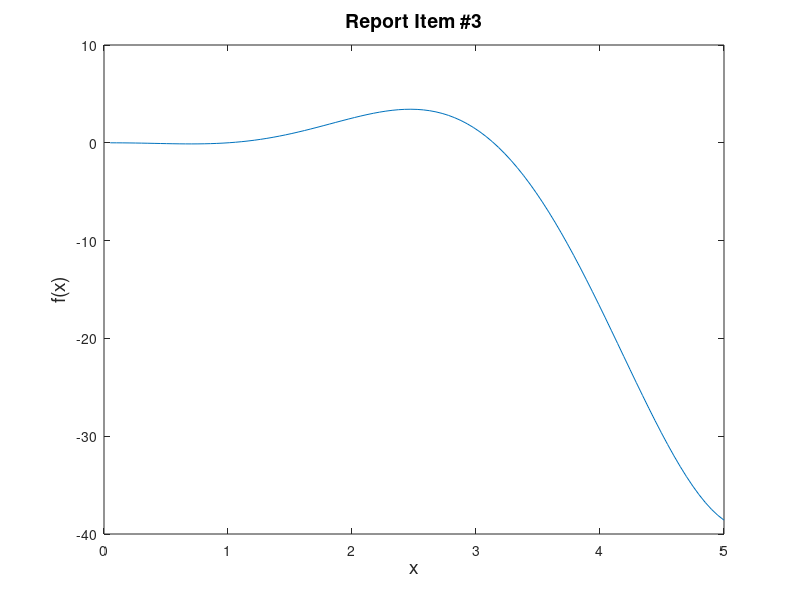
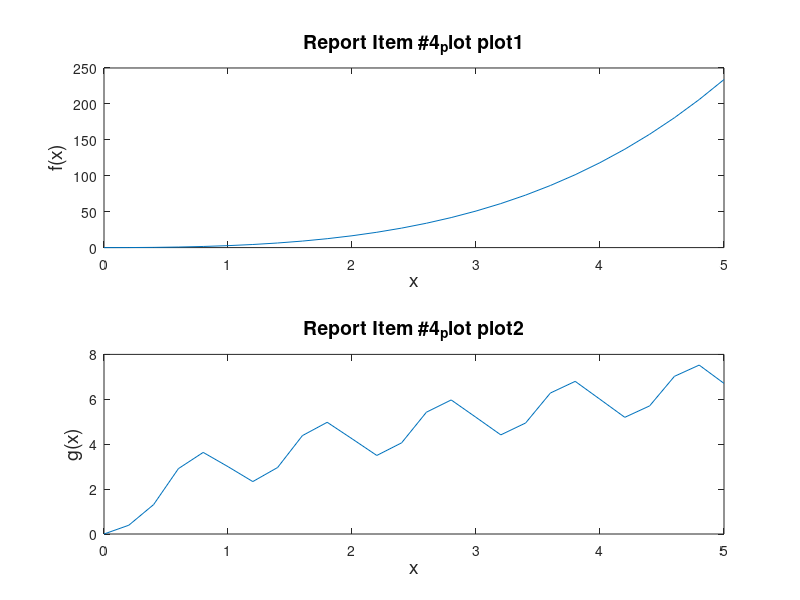
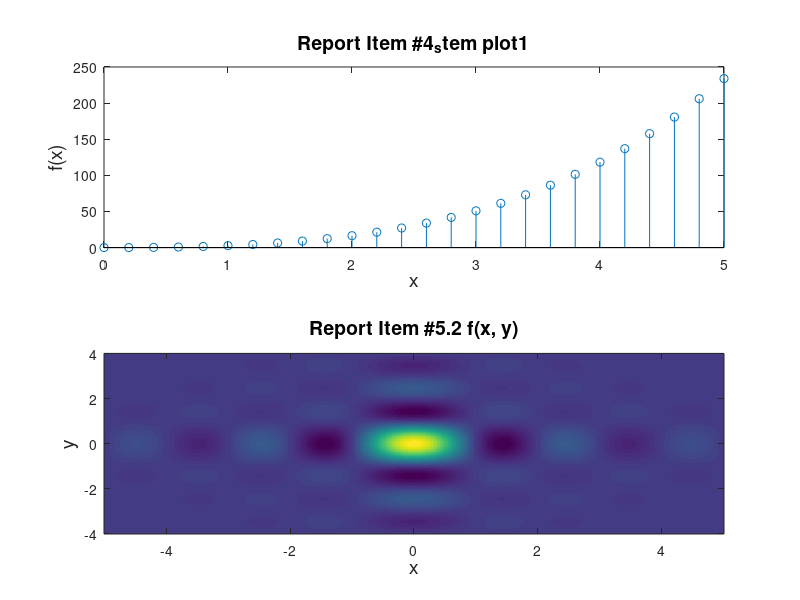

Here is the MATLAB script that generated these plots, in order: (Note: this script raises an error after producing the figures.)
%report_item_2
q2 = linspace(0,1,12);
%% 
%report_item_3
x1 = linspace(0,5,100);
y = x1.^2.*log(x1).*sin(x1);
figure(1);
plot(x1,y);
xlabel('x','fontsize',14);
ylabel('f(x)','fontsize',14);
title('Report Item #3','fontsize',14);
%%
%report_item_4
x2 = 0:0.2:5;
sq = sqrt(x2);
fx = x2.^2.*exp(sq);
g = 3.*sq + sin(8*pi*x2);
figure(2);
subplot(2,1,1);
plot(x2,fx);
xlabel('x','fontsize',14);
ylabel('f(x)','fontsize',14);
title('Report Item #4_plot plot1','fontsize',14);
subplot(2,1,2);
plot(x2,g);
xlabel('x','fontsize',14);
ylabel('g(x)','fontsize',14);
title('Report Item #4_plot plot2','fontsize',14);

figure(3);
subplot(2,1,1);
stem(x2,fx);
xlabel('x','fontsize',14);
ylabel('f(x)','fontsize',14);
title('Report Item #4_stem plot1','fontsize',14);
subplot(2,1,2);
stem(x2,g);
xlabel('x','fontsize',14);
ylabel('g(x)','fontsize',14);
title('Report Item #4_stem plot2','fontsize',14);
%%
%report_item_5
x5 = linspace(-5, 5, 400);
y5 = linspace(-4, 4, 300);
[xx,yy] = meshgrid(x5, y5);
f = sinc(sqrt(xx.^2+yy.^2));
imagesc(x5,y5,f);
xlabel('x','fontsize',14);
ylabel('y','fontsize',14);
title('Report Item #5.1 f(x, y)','fontsize',14);
axis xy;
%%
x52 = linspace(-5, 5, 400);
y52 = linspace(-4, 4, 300);
[xxx,yyy] = meshgrid(x5, y5);
f2 = sinc(xxx).*sinc(yyy);
imagesc(x52,y52,f2);
xlabel('x','fontsize',14);
ylabel('y','fontsize',14);
title('Report Item #5.2 f(x, y)','fontsize',14);
axis xy;
%%
%report_item_7

soundsc(x, 10000);
%line up?
%frequency 10000Hz
%%
%report_item_8
load('clown');
figure(1);
colormap(map);
imagesc(X);
xlabel('pixel_x','fontsize',14);
ylabel('pixel_y','fontsize',14);
title('Clown picture','fontsize',14);

figure(2);
colormap(map);
subplot(2,1,1);
plot(X(17, :));
xlabel('pixel number','fontsize',14);
ylabel('gray value','fontsize',14);
title('17th row column value','fontsize',14);
subplot(2,1,2);
plot(X(:, 49));
xlabel('pixel number','fontsize',14);
ylabel('gray value','fontsize',14);
title('49th column value','fontsize',14);

Xt = X';
figure(3);
colormap(map);
imagesc(Xt);
xlabel('pixel_x','fontsize',14);
ylabel('pixel_y','fontsize',14);
title('Transposed clown picture','fontsize',14);